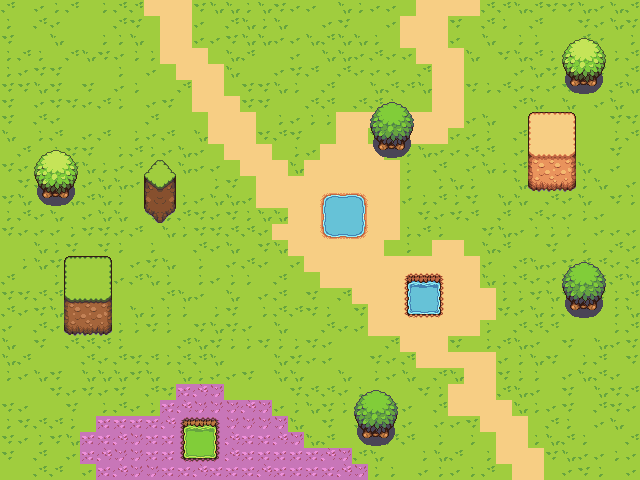

Below is a game level as drawn by its tile map, then a one-line description and the .tmx that defines it (tile-layer data replaced by summaries):
An orthogonal 40x30 tile map with 16x16 px tiles, 3 tile layers (Background, Terrain, Trees).

<map version="1.10" tiledversion="1.10.1" orientation="orthogonal" renderorder="right-down" width="40" height="30" tilewidth="16" tileheight="16" infinite="0" nextlayerid="4" nextobjectid="1">
 <tileset firstgid="1" name="tileset" tilewidth="16" tileheight="16" tilecount="2112" columns="33">
  <image source="assets/tileset.png" trans="000000" width="528" height="1024" />
 </tileset>
 <layer id="1" name="Background" width="40" height="30">
  <data>[1200 cells, 1200 non-empty, 7 distinct tile ids]</data>
 </layer>
 <layer id="2" name="Terrain" width="40" height="30">
  <data>[1200 cells, 293 non-empty, 70 distinct tile ids]</data>
 </layer>
 <layer id="3" name="Trees" width="40" height="30">
  <data>[1200 cells, 60 non-empty, 24 distinct tile ids]</data>
 </layer>
</map>
